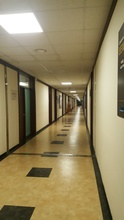
%> input picture Assignment09/Images(A9)/1.jpg, 124 x 220 px, shrunk from 810 x 1440 before the run
$ octave main.m   (GNU Octave 9; MATLAB toolbox functions it lacks are replaced by stand-ins)
%> lines starting %> are read from the running program, lines starting %| are printed output that depends on the picture
### Assignment09/A9_Kwanggun_Seo/AutoFundamental.m
function AutoFundamental( I1,I2,thresh,iteration )
%% feature extraction
% f has a column for each frame. A frame is a disk of center f(1:2), scale f(3) and orientation f(4)
[fa, da] = vl_sift(single(rgb2gray(I1))) ;
[fb, db] = vl_sift(single(rgb2gray(I2))) ;

[row,col,~] = size(I1);
%% feature matching
% matches [image 1 feature point idx; image 2 feature point idx]
[matches, scores] = vl_ubcmatch(da, db) ;

% sort matches in descending order by score
[~, idx]= sort(scores,'descend');
sortMatches = [matches(1,idx);matches(2,idx)];
clear idx;

p1 = fa(1:2,sortMatches(1,:));
p2 = fb(1:2,sortMatches(2,:));

figure
imshow([I1 I2])
hold on
plot(p1(1,1:end),p1(2,1:end),'og')
plot(col+p2(1,1:end),p2(2,1:end),'or')
hold off

%% ransac
[F,idx] = Fundamental_RANSAC(p1,p2,thresh,iteration);
disp(F)
disp(length(idx))

%% Visualize epipolar line
p1inlier = p1(:,idx);
p2inlier = p2(:,idx);

epline2 = F * [p1inlier; ones(1,length(p1inlier))];
epline1 = F' * [p2inlier; ones(1,length(p2inlier))];


[slope1, b1] = findEpipolarLine( epline1 );
[slope2, b2] = findEpipolarLine( epline2 );

figure
imshow([I1,I2])
hold on
for i = 1 : length(idx)
plot(1:col,(slope1(i)*(1:col)+b1(i)),'-r')
plot(1+col:col*2,(slope2(i)*(1:col)+b2(i)),'-b')
end
plot(p1inlier(1,:),p1inlier(2,:),'og')
plot(p2inlier(1,:)+col,p2inlier(2,:),'og')
hold off

end


% [20 lines of commented-out code are left out]

### Assignment09/A9_Kwanggun_Seo/main.m
%% Automatic Computation of F

close all
clear
clc
%% setup
% input two images
run('vlfeat-0.9.20/toolbox/vl_setup')
%> (this line was passed over: vl_setup is not available in this run)
vl_version verbose
%> (this line was passed over: vl_version is not available in this run)

I1 = imread('Images(A9)/1.jpg');
%> I1 is the input picture: size 220x124x3 uint8; mean R, G, B 147.5, 133.6, 96.6
I2 = imread('Images(A9)/2.jpg');
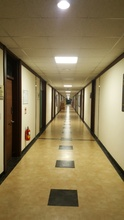
%> input picture Assignment09/Images(A9)/2.jpg, 124 x 220 px, shrunk from 810 x 1440 before the run
%> I2 is the input picture: size 220x124x3 uint8; mean R, G, B 140.2, 123.7, 85.4

I3 = imread('Images(A9)/3.jpg');
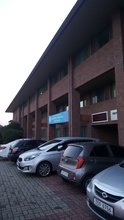
%> input picture Assignment09/Images(A9)/3.jpg, 124 x 220 px, shrunk from 810 x 1440 before the run
%> I3 is the input picture: size 220x124x3 uint8; mean R, G, B 91.4, 91.9, 102.1
I4 = imread('Images(A9)/4.jpg');
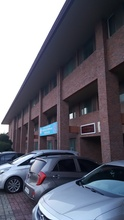
%> input picture Assignment09/Images(A9)/4.jpg, 124 x 220 px, shrunk from 810 x 1440 before the run
%> I4 is the input picture: size 220x124x3 uint8; mean R, G, B 101.9, 102.2, 114.5
% [5 lines of commented-out code are left out]

iteration = 10000;
AutoFundamental(I1,I2,1,iteration)
%> the run ends on the next line
